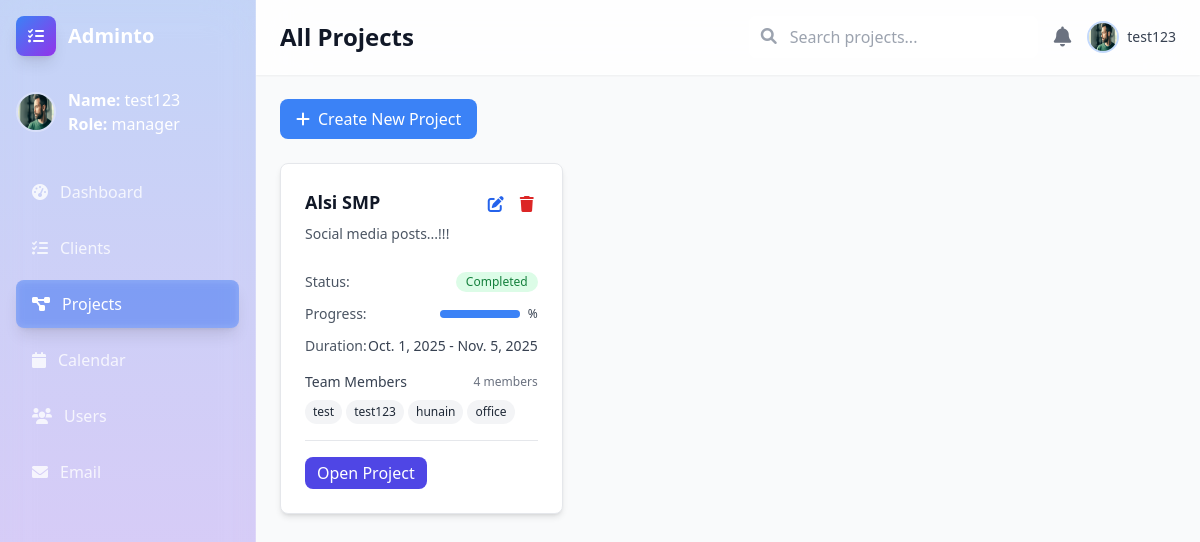
The page /projects/ (signed in) on the database its author committed.
### accounts/models.py (models this page shows, shortened)
class Profile(models.Model):
    ROLE_CHOICES = (
        ('manager', 'Manager'),
        ('employee', 'Employee'),
    )
    user = models.OneToOneField(User, on_delete=models.CASCADE)
    role = models.CharField(max_length=20, choices=ROLE_CHOICES, default="employee")

### projects/models.py (models this page shows, shortened)
class Project(models.Model):
    STATUS_CHOICES = (
        ('pending', 'Pending'),
        ('in_progress', 'In Progress'),
        ('completed', 'Completed'),
    )
    name = models.CharField(max_length=200)
    description = models.TextField(blank=True)
    status = models.CharField(max_length=20, choices=STATUS_CHOICES, default='pending')
    start_date = models.DateField()
    end_date = models.DateField()
    client = models.ForeignKey(  # ✅ link each project to a client
        Client, on_delete=models.CASCADE, related_name="projects", null=True, blank=True
    )
    created_by = models.ForeignKey(Profile, on_delete=models.CASCADE, related_name='created_projects')
    team_members = models.ManyToManyField(Profile, related_name='projects')
    created_at = models.DateTimeField(auto_now_add=True)

### projects/views.py (the view)
# urls.py: path('projects/', include('projects.urls')),  #
@login_required
def projects(request, client_id=None):
    client = None
    if client_id:
        client = get_object_or_404(Client, pk=client_id)
    if request.method == 'POST':
        project_id = request.POST.get('project_id')
        if project_id:  # editing existing project
            project = get_object_or_404(Project, pk=project_id)
            form = ProjectForm(request.POST, instance=project)
        else:  # creating new project
            form = ProjectForm(request.POST)
        if form.is_valid():
            project = form.save(commit=False)
            project.created_by = request.user.profile
            if client:  # link project to client
                project.client = client
            project.save()
            form.save_m2m()
            if client:
                return redirect('projects:projects_by_client', client_id=client.id)
            return redirect('projects:projects')
    else:
        form = ProjectForm()
    if client:
        projects = Project.objects.filter(client=client).order_by('-created_at')
    else:
        projects = Project.objects.all().order_by('-created_at')
    return render(request, "projects/projects.html", {
        'projects': projects,
        'form': form,
        'client': client,
    })

### projects/forms.py
class ProjectForm(forms.ModelForm):
    class Meta:
        model = Project
        fields = ['name', 'description', 'status', 'start_date', 'end_date', 'team_members']
        widgets = {
            'start_date': forms.DateInput(attrs={'type': 'date'}),
            'end_date': forms.DateInput(attrs={'type': 'date'}),
            'description': forms.Textarea(attrs={'rows': 3}),
        }
        labels = {
            'name': 'Project Name',
            'description': 'Project Description',
            'status': 'Project Status',
            'start_date': 'Start Date',
            'end_date': 'End Date',
            'team_members': 'Team Members',
        }
    team_members = forms.ModelMultipleChoiceField(
        queryset=Profile.objects.all(),
        widget=forms.CheckboxSelectMultiple
    )

### projects/templates/projects/projects.html (shortened to what this page needs)
<!DOCTYPE html>
<html lang="en">
<head>
    <script src="https://cdn.tailwindcss.com"></script>
    <link href="https://cdnjs.cloudflare.com/ajax/libs/font-awesome/6.0.0/css/all.min.css" rel="stylesheet">
</head>
<body class="bg-gray-50">
    <div class="flex h-screen">
         <div id="sidebar" class="text-white w-64 min-h-screen p-4 transition-transform duration-300 ease-in-out fixed lg:relative z-50 -translate-x-full lg:translate-x-0 bg-gradient-to-b from-blue-600/25 to-purple-600/25 backdrop-blur-xl border-r border-white/20">
            <div class="flex items-center mb-8">
                <div class="w-10 h-10 bg-gradient-to-br from-blue-500 to-purple-600 rounded-lg flex items-center justify-center mr-3 shadow-lg">
                    <i class="fas fa-tasks text-white"></i>
                </div>
                <h1 class="text-xl font-bold">Adminto</h1>
            </div>
            <div class="mb-8">
                <div class="flex items-center mb-4">
                    <img src="public/thoughtful-man.png" alt="User" class="w-10 h-10 rounded-full mr-3 border-2 border-white/30">
                    <div>
                        <p><span class="font-semibold">Name:</span> {{ request.user.username }}</p>
                        <p><span class="font-semibold">Role:</span> {{ request.user.profile.role }}</p>
                    </div>
                </div>
            </div>
            <nav class="space-y-2">
                <a href="dashboard.html" class="flex items-center px-4 py-3 text-white/80 hover:text-white hover:bg-white/10 rounded-lg transition-all">
                    <i class="fas fa-tachometer-alt mr-3"></i>
                    Dashboard
                </a>
                <a href="{% url 'projects:clients' %}" class="flex items-center px-4 py-3 text-white/80 hover:text-white hover:bg-white/10 rounded-lg transition-all">
                    <i class="fas fa-tasks mr-3"></i>
                    Clients
                </a>
                <a href="{% url 'projects:projects' %}" class="flex items-center px-4 py-3 text-white bg-blue-500/40 rounded-lg shadow-lg backdrop-blur-sm">
                    <i class="fas fa-project-diagram mr-3"></i>
                    Projects
                </a>
                <a href="calendar.html" class="flex items-center px-4 py-3 text-white/80 hover:text-white hover:bg-white/10 rounded-lg transition-all">
                    <i class="fas fa-calendar mr-3"></i>
                    Calendar
                </a>
                <a href="#" class="flex items-center px-4 py-3 text-white/80 hover:text-white hover:bg-white/10 rounded-lg transition-all">
                    <i class="fas fa-users mr-3"></i>
                    Users
                </a>
                <a href="#" class="flex items-center px-4 py-3 text-white/80 hover:text-white hover:bg-white/10 rounded-lg transition-all">
                    <i class="fas fa-envelope mr-3"></i>
                    Email
                </a>
            </nav>
        </div>
         <div class="flex-1 flex flex-col overflow-hidden lg:ml-0">
             <header class="bg-white/80 backdrop-blur-xl shadow-sm border-b border-white/20 px-6 py-4">
                <div class="flex items-center justify-between">
                    <div class="flex items-center">
<h1 class="text-2xl font-semibold text-gray-900">
                            {% if client %}
                            Projects for {{ client.name }}
                            {% else %}
                            All Projects
                            {% endif %}
                        </h1>                    </div>
                    <div class="flex items-center space-x-4">
                        <div class="relative hidden md:block">
                            <input type="text" placeholder="Search projects..." class="bg-white/60 backdrop-blur-sm border border-white/40 rounded-lg px-4 py-2 pl-10 focus:outline-none focus:ring-2 focus:ring-blue-500">
                            <i class="fas fa-search absolute left-3 top-3 text-gray-400"></i>
                        </div>
                        <button class="text-gray-500 hover:text-gray-700 transition-colors">
                            <i class="fas fa-bell text-xl"></i>
                        </button>
                        <div class="flex items-center">
                            <img src="public/thoughtful-man.png" alt="User" class="w-8 h-8 rounded-full border-2 border-blue-500/30">
                            <span class="ml-2 text-sm font-medium text-gray-700 hidden md:inline">{{ request.user.get_full_name }}</span>
                        </div>
                    </div>
                </div>
            </header>
             <main class="flex-1 overflow-x-hidden overflow-y-auto p-6">
                <div class="flex items-center justify-between mb-6">
                    {% if request.user.profile.role == "manager" %}
                    <button id="createProjectBtn"
                        class="bg-primary text-white px-4 py-2 rounded-lg hover:bg-secondary transition-colors">
                        <i class="fas fa-plus mr-2"></i>Create New Project
                    </button>
                    {% endif %}
                </div>
                <div id="projectsContainer" class="grid grid-cols-1 md:grid-cols-2 lg:grid-cols-3 gap-6">
                    {% if projects %}
                    {% for project in projects %}
                    <div class="bg-white rounded-lg shadow-md p-6 border border-gray-200 flex flex-col justify-between">
                        <div class="flex items-start justify-between mb-4">
                            <div class="flex-1">
                                <h3 class="text-lg font-semibold text-gray-900 mb-2">{{ project.name }}</h3>
                                <p class="text-sm text-gray-600 mb-3 line-clamp-2">
                                    {{ project.description|truncatewords:20 }}
                                </p>
                            </div>
                            <div class="flex space-x-2 ml-4">
                                                                    {% if request.user.profile.role == "manager" %}
                                <button class="text-blue-600 hover:text-blue-800 p-1" onclick="editProject(this)"
                                    data-id="{{ project.id }}" data-name="{{ project.name|escape }}"
                                    data-status="{{ project.status }}" data-start="{{ project.start_date }}"
                                    data-end="{{ project.end_date }}"
                                    data-description="{{ project.description|escape }}"
                                    data-team-ids="{% for m in project.team_members.all %}{{ m.id }}{% if not forloop.last %}|{% endif %}{% endfor %}">
                                    <i class="fas fa-edit"></i>
                                </button>
                                 {% endif %}
                                <form method="POST" action="{% url 'projects:project_delete' project.id %}">
                                    {% if request.user.profile.role == "manager" %}
                                    <button type="submit" class="text-red-600 hover:text-red-800 p-1">
                                        <i class="fas fa-trash"></i>
                                    </button>
                                     {% endif %}
                                </form>
                            </div>
                        </div>
                        <div class="space-y-3 mb-4">
                            <div class="flex items-center justify-between text-sm">
                                <span class="text-gray-600">Status:</span>
                                <span
                                    class="inline-flex items-center px-2.5 py-0.5 rounded-full text-xs font-medium
                                        {% if project.status == 'pending' %} bg-yellow-100 text-yellow-700
                                        {% elif project.status == 'in_progress' %} bg-blue-100 text-blue-700
                                        {% elif project.status == 'completed' %} bg-green-100 text-green-700{% endif %}">
                                    {{ project.get_status_display }}
                                </span>
                            </div>
                            <div class="flex items-center justify-between text-sm">
    <span class="text-gray-600">Progress:</span>
    <div class="flex items-center space-x-2">
        <div class="w-20 bg-gray-200 rounded-full h-2">
            <div class="bg-primary h-2 rounded-full transition-all duration-300"
                 style="width: {{ progress }}%;"></div>
        </div>
        <span class="text-xs font-medium text-gray-700">{{ progress }}%</span>
    </div>
</div>
                            <div class="flex items-center justify-between text-sm">
                                <span class="text-gray-600">Duration:</span>
                                <span class="text-gray-700">{{ project.start_date }} - {{ project.end_date }}</span>
                            </div>
                        </div>
                        <div class="mb-4">
                            <div class="flex items-center justify-between mb-2">
                                <span class="text-sm font-medium text-gray-700">Team Members</span>
                                <span class="text-xs text-gray-500">{{ project.team_members.count }} members</span>
                            </div>
                            <div class="flex flex-wrap gap-1">
                                {% for member in project.team_members.all %}
                                <span
                                    class="inline-flex items-center px-2 py-1 rounded-full text-xs font-medium bg-gray-100 text-gray-800">
                                    {{ member.user.first_name|default:member.user.username }}
                                </span>
                                {% empty %}
                                <span class="text-xs text-gray-400">No members</span>
                                {% endfor %}
                            </div>
                        </div>
                        <div class="flex justify-between items-center pt-4 border-t border-gray-200">
                            <a href="{% url 'projects:project_detail' project.id %}"
                                class="bg-indigo-600 text-white px-3 py-1 rounded-lg hover:bg-indigo-700">
                                Open Project
                            </a>
                        </div>
                    </div>
                    {% endfor %}
                    {% endif %}
                </div>
            </main>
        </div>
    </div>
</body>
</html>

### projects/templates/projects/projects.html (style rules this page uses)
body { background-image: url('https://images.unsplash.com/photo-1490750967868-88aa4486c946?w=1920&q=80'); background-size: cover; background-position: center; background-attachment: fixed; }

### rows shown on the page
Project: name "Alsi SMP", description "Social media posts...!!!", status "Completed", start_date "Oct. 1, 2025", end_date "Nov. 5, 2025", team_members.count "4"
Profile: user.first_name "test"
Profile: user.first_name "test123"
Profile: user.first_name "hunain"
Profile: user.first_name "office"

### other values the page prints
{{ request.user.username }} "test123"
{{ request.user.profile.role }} "manager"
{{ request.user.get_full_name }} "test123"
